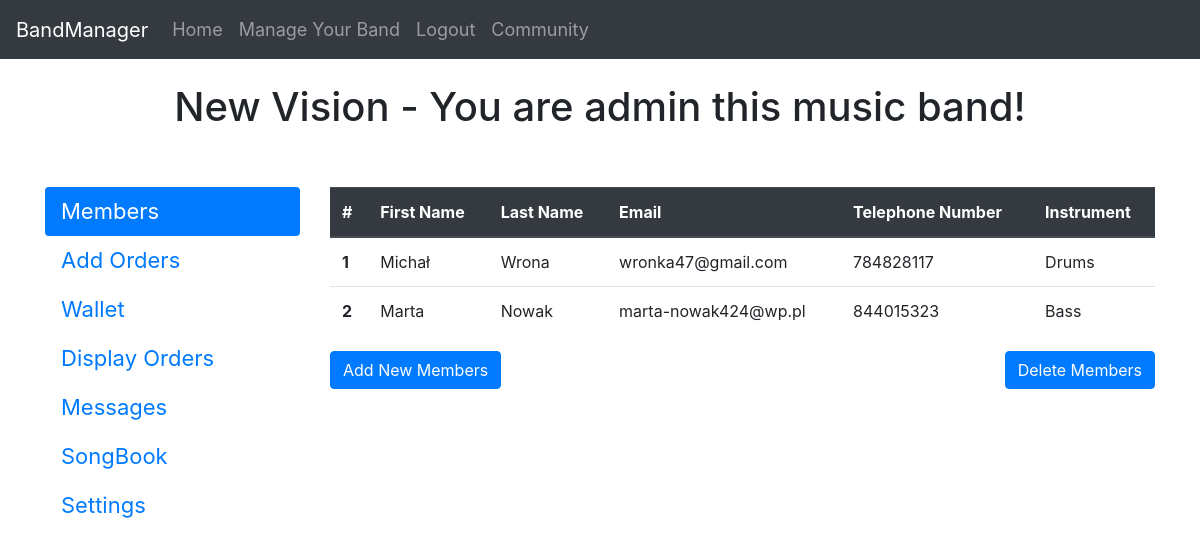
The app's page /manage-your-band/1 (signed in) with its own data.
### website/models.py (models this page shows)
class Band(db.Model):
    id = db.Column(db.Integer, primary_key=True, unique=True)
    name = db.Column(db.String(150))
    city = db.Column(db.String(150))
    music_type = db.Column(db.String(150))
    password = db.Column(db.String(150))
    user_id_admin = db.Column(db.Integer, db.ForeignKey('user.id'))
    date_created = db.Column(db.DateTime(timezone=True), default=func.now())
    budget = db.Column(db.Integer, default=0)

class User(db.Model, UserMixin):
    id = db.Column(db.Integer, primary_key=True, unique=True)
    first_name = db.Column(db.String(150))
    surname = db.Column(db.String(150))
    email = db.Column(db.String(150), unique=True)
    password = db.Column(db.String(150))
    telephone_number = db.Column(db.Integer)
    instrument = db.Column(db.String(150))
    band_id = db.Column(db.Integer)
    wallet = db.Column(db.Integer, default=0)
    band = db.relationship('Band')

### website/app/band.py (the view)
@band.route('/manage-your-band/<int:band_id>', methods=['GET', 'POST'])
@login_required
def band_manager(band_id):
    band = Band.query.filter_by(id=band_id).first()
    users_in_this_band = User.query.filter_by(band_id=band.id)
    users_without_band = User.query.filter_by(band_id=None).all()
    list_with_index_and_user_object = []
    index = 1
    for user in users_in_this_band:
        list_with_index_and_user_object.append([index, user])
        index += 1
    orders = Orders.query.filter_by(band_id=band.id).all()
    bank = Bank.query.filter_by(band_id=band_id).all()
    return render_template('band_manager.html', user=current_user, band=band,
                            users_in_this_band=list_with_index_and_user_object, users_without_band=users_without_band, orders=orders, bank=bank, users_in_this_band_for_wallet=users_in_this_band)

### website/templates/band_manager.html (shortened to what this page needs)
{% extends "base.html" %}
{% block content %}
<br/>
{% if band.user_id_admin == user.id %}
<h1 align="center">{{band.name}} - You are admin this music band!</h1>
{% else %}
<h1 align="center">{{band.name}} - You are a member of a music band!</h1>
{% endif %}
<br><br/>
<div class="row">
    <div class="col-3">
        <div class="nav flex-column nav-pills" id="v-pills-tab" role="tablist" aria-orientation="vertical"  style="font-size: 22px;">
            <a class="nav-link active" id="v-pills-members-tab" data-toggle="pill" href="#v-pills-members" role="tab" aria-controls="v-pills-home" aria-selected="true">Members</a>
            <a class="nav-link" id="v-pills-orders-tab" data-toggle="pill" href="#v-pills-orders" role="tab" aria-controls="v-pills-orders" aria-selected="false">Add Orders</a>
            <a class="nav-link" id="v-pills-wallet-tab" data-toggle="pill" href="#v-pills-wallet" role="tab" aria-controls="v-pills-wallet" aria-selected="false">Wallet</a>
            <a class="nav-link" id="v-pills-display-orders-tab" data-toggle="pill" href="#v-display-pills-orders" role="tab" aria-controls="v-display-pills-orders" aria-selected="false">Display Orders</a>
            <a class="nav-link" id="v-pills-messages-tab" data-toggle="pill" href="#v-pills-messages" role="tab" aria-controls="v-pills-messages" aria-selected="false">Messages</a>
            <a class="nav-link" id="v-pills-songbook-tab" data-toggle="pill" href="#v-pills-songbook" role="tab" aria-controls="v-pills-songbook" aria-selected="false">SongBook</a>
            <a class="nav-link" id="v-pills-settings-tab" data-toggle="pill" href="#v-pills-settings" role="tab" aria-controls="v-pills-settings" aria-selected="false">Settings</a>
        </div>
    </div>
    <div class="col-9">
        <div class="tab-content" id="v-pills-tabContent">
            <div class="tab-pane fade show active" id="v-pills-members" role="tabpanel" aria-labelledby="v-pills-members-tab">
                <table class="table">
                    <thead class="thead-dark">
                        <tr>
                            <th scope="col">#</th>
                            <th scope="col">First Name</th>
                            <th scope="col">Last Name </th>
                            <th scope="col">Email</th>
                            <th scope="col">Telephone Number</th>
                            <th scope="col">Instrument</th>
                        </tr>
                    </thead>
                    <tbody>
                        {% for i, user in users_in_this_band %}
                        <tr>
                            <th scope="row">{{i}}</th>
                            <td>{{user.first_name}}</td>
                            <td>{{user.surname}}</td>
                            <td>{{user.email}}</td>
                            <td>{{user.telephone_number}}</td>
                            <td>{{user.instrument}}</td>
                        </tr>
                        {% endfor %}
                    </tbody>
                </table>
                {% if band.user_id_admin == user.id %}
                <button type="button" class="btn btn-primary" data-toggle="modal" data-target="#addNewMembersModal">
                Add New Members
                </button>
                <button type="button" class="btn btn-primary" data-toggle="modal" data-target="#deleteMembersModal" style="float:right;">
                Delete Members
                </button>
                {% endif %}
            </div>
        </div>
    </div>
</div>
{% endblock %}

### records on screen
Band: name "New Vision"
User: i "1", first_name "Michał", surname "Wrona", email "wronka47@gmail.com", telephone_number "784828117", instrument "Drums"
User: id "2", first_name "Marta", surname "Nowak", email "marta-nowak424@wp.pl", telephone_number "844015323", instrument "Bass"
